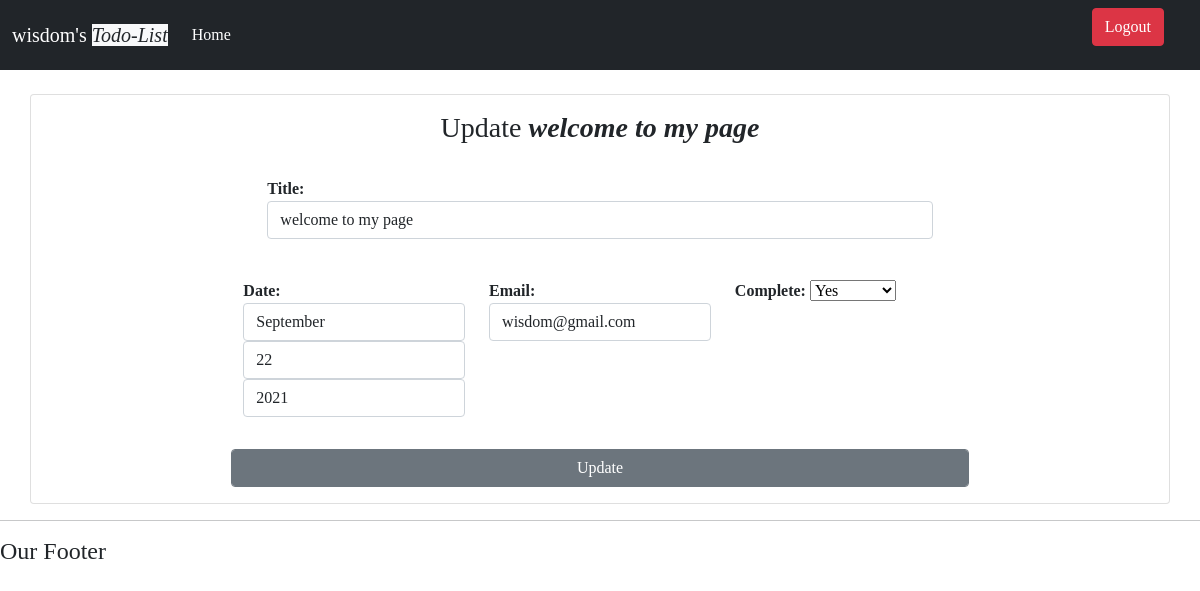
The page /Update/14 (signed in) on the database its author committed.
### todo/models.py (models this page shows, shortened)
class Task(models.Model):
    user = models.ForeignKey(User, null=True, blank=True, on_delete=models.CASCADE)
    title = models.CharField(max_length=200, blank=True)
    when_to_do = models.DateField(null=False)
    email = models.EmailField(max_length=200, null=False)
    created = models.DateTimeField(auto_now_add=True, null=True)
    completed = models.BooleanField(default=False, null=True)

### todo/views.py (the view)
# urls.py: path('Update/<int:pk>', edit, name="edit"),
def edit(request, pk):
    if not request.user.is_authenticated:
        return redirect(reverse('todo:login_page'))
    task = get_object_or_404(Task, pk=pk)
    edit_form = EditForm(instance=task)
    if request.method == 'POST':
        edit_form = EditForm(request.POST, instance=task)
        if edit_form.is_valid():
            edit_form.save()
            return HttpResponseRedirect(reverse('todo:user_page', args=(request.user.id, )))
    return render(request, 'todo/edit.html', {
        'form': edit_form,
        'task':task,
    })

### todo/forms.py
class EditForm(forms.ModelForm):
    title = forms.CharField(widget=forms.TextInput( attrs={
        'class':'form-control',
        'placeholder':'Update what to do ...'
    }))
    when_to_do = forms.CharField(widget=forms.SelectDateWidget( attrs={
        'class':'form-control',
        'placeholder':'year-month-day'
    }))
    email = forms.CharField(widget=forms.TextInput( attrs={
        'class':'form-control',
        'placeholder':'Email',
    }))
    class Meta:
        model = Task
        exclude = ('user',)

### todo/templates/todo/edit.html (shortened to what this page needs)
{% extends 'todo/main.html' %}
{% load static %}
{% block content %}
<div class="row mt-4">
    <div class="card">
        <div class="card-body">
            <div class="row">
                <div class="col-sm-2 col-md-2 col-lg-2">
                </div>
                <div class="col-sm-8 col-md-8 col-lg-8">
                    <h3 class="text text-center">Update <i class="fw-bolder">{{ task.title }}</i></h3>
                    <form action="" method="post">
                        <div class="row p-4">
                            <div class="col-sm-12 col-md-12 col-lg-12">
                                <p class="fw-bold"> Title: {{ form.title }}</p>
                            </div>
                        </div>
                            <div class="row">
                                <div class="col-sm-4 col-md-4 col-lg-4">
                                    <p class="fw-bold"> Date: {{ form.when_to_do }}</p>
                                </div>
                                <div class="col-sm-4 col-md-4 col-lg-4">
                                    <p class="fw-bold">Email: {{ form.email }}</p>
                                </div>
                                <div class="col-sm-4 col-md-4 col-lg-4">
                                    <p class="fw-bold">Complete: {{ form.completed }}</p>
                                </div>
                                <button type="submit" name="create" class="btn btn-secondary mt-3 form-control">Update</button>
                        </div>
                    </form>
                </div>
                <div class="col-sm-2 col-md-2 col-lg-2">
                </div>
            </div>
        </div>
    </div>
</div>
{% endblock content %}

### todo/templates/todo/navbar.html (shortened to what this page needs)
{% load static %}
<nav class="navbar navbar-expand-lg navbar-dark bg-dark">
  <div class="container-fluid">
    <a class="navbar-brand" href="#" style="font-family: cursive;">
      {{ request.user }}'s <i class="bg-light text-dark">Todo-List</i>
    </a>
    <div class="collapse navbar-collapse" id="navbarSupportedContent">
      <ul class="navbar-nav me-auto mb-2 mb-lg-0">
        <li class="nav-item">
          <a class="nav-link active" aria-current="page" href="{% url 'todo:index' %}">Home</a>
        </li>
      </ul>
{% if request.user.is_authenticated %}
        <p  class=" text-light d-flex">
            <a href="{% url 'todo:logout_handler' %}" class="btn btn-md btn-danger me-4">Logout</a>
        </p>
{% else %}
<p  class="d-flex">
    <a href="{% url 'todo:login_page' %}" class="btn btn-md btn-primary me-4">Log In</a>
</p>
{% endif %}
    </div>
  </div>
</nav>

### rows shown on the page
Task: title "welcome to my page", email "wisdom@gmail.com", completed "Yes"

### other values the page prints
{{ request.user }} "wisdom"
